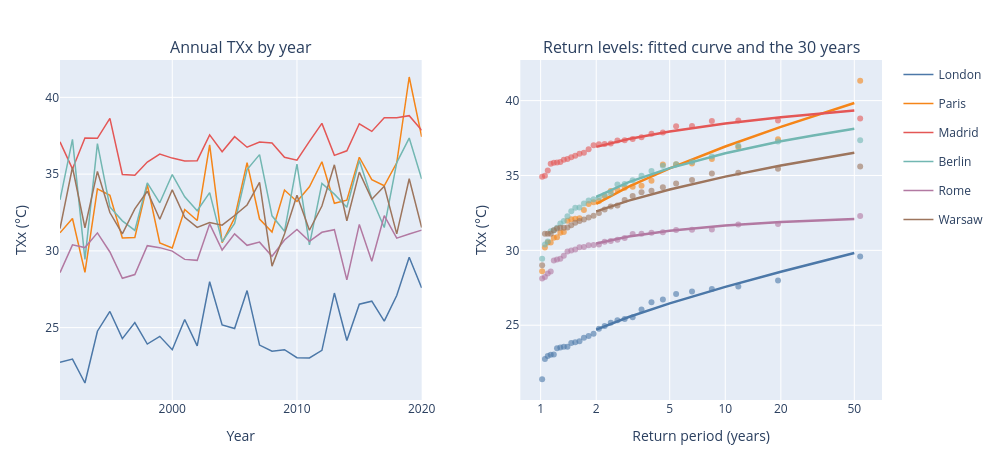

Here is the notebook cell this chart was saved with:
### Markdown cell above
## 4. Look closer: the 30 values behind a curve

Nothing here is hidden: `annual_extremes()` returns the exact per-year, per-cell values the fit saw. For each city below (using the nearest ERA5 land cell), the dots are its 30 annual TXx values placed at their empirical return periods, and the line is the fitted curve read back through the evaluator. A heat-wave year such as 2003 or 2019 shows up as the top dots.

### Code cell
annual = txx_plan.annual_extremes().to_pandas()
CURVE_RPS = [2, 3, 5, 10, 20, 30, 50]


cells = annual[["latitude", "longitude"]].drop_duplicates().to_numpy()


def nearest_land_cell(lon, lat):
    # ERA5 here is a 1.5-degree grid with sea cells masked out, so a coastal
    # city may sit in a masked cell: use the nearest cell that has a record.
    distance = (cells[:, 0] - lat) ** 2 + ((cells[:, 1] - lon) * np.cos(np.radians(lat))) ** 2
    return tuple(cells[distance.argmin()])


NEAREST = {city: nearest_land_cell(lon, lat) for city, (lon, lat) in CITIES.items()}
curve_assets = pa.table({
    "asset_id": list(NEAREST),
    "longitude": [lon for _, lon in NEAREST.values()],
    "latitude": [lat for lat, _ in NEAREST.values()],
})
txx.for_assets(curve_assets).return_periods(CURVE_RPS).write_parquet(
    DATA_DIR / "era5_txx_city_curves.parquet"
)
curves = pq.read_table(DATA_DIR / "era5_txx_city_curves.parquet").to_pandas().set_index("asset_id")

fig = make_subplots(
    rows=1, cols=2, column_widths=[0.5, 0.5], horizontal_spacing=0.12,
    subplot_titles=("Annual TXx by year", "Return levels: fitted curve and the 30 years"),
)
colors = {"London": "#4C78A8", "Paris": "#F58518", "Madrid": "#E45756",
          "Berlin": "#72B7B2", "Rome": "#B279A2", "Warsaw": "#9D755D"}
for city, (lon, lat) in CITIES.items():
    cell_lat, cell_lon = NEAREST[city]
    series = annual[(annual["latitude"] == cell_lat) & (annual["longitude"] == cell_lon)].sort_values("year")
    fig.add_trace(go.Scatter(x=series["year"], y=series["value"], mode="lines", name=city,
                             line=dict(color=colors[city], width=1.5), legendgroup=city), row=1, col=1)
    periods, values = plotting_position_curve(series["value"].to_numpy(), "upper")
    fig.add_trace(go.Scatter(x=periods, y=values, mode="markers", name=f"{city} (years)",
                             marker=dict(color=colors[city], size=6, opacity=0.6),
                             legendgroup=city, showlegend=False), row=1, col=2)
    fig.add_trace(go.Scatter(x=CURVE_RPS, y=[curves.loc[city, f"value_rp{rp}"] for rp in CURVE_RPS],
                             mode="lines", line=dict(color=colors[city], width=2.5),
                             legendgroup=city, showlegend=False), row=1, col=2)
fig.update_xaxes(title_text="Year", row=1, col=1)
fig.update_xaxes(
    title_text="Return period (years)", type="log",
    tickmode="array", tickvals=[1, 2, 5, 10, 20, 50],
    ticktext=["1", "2", "5", "10", "20", "50"], row=1, col=2,
)
fig.update_yaxes(title_text="TXx (°C)", row=1, col=1)
fig.update_yaxes(title_text="TXx (°C)", row=1, col=2)
fig.update_layout(margin=dict(l=60, r=20, t=60, b=60), width=1000, height=460)
fig.show()

hottest = annual.loc[annual.groupby(["latitude", "longitude"])["value"].idxmax(), "year"].value_counts().head(4)
print("Years most often hottest across the area's cells:", {int(year): int(count) for year, count in hottest.items()})

### Figure 1 — Plotly figure (JSON) as saved in the notebook; plotly's stock layout.template omitted (floating-point values rounded to 4 significant figures)
{"data": [{"legendgroup": "London", "line": {"color": "#4C78A8", "width": 1.5}, "mode": "lines", "name": "London", "type": "scatter", "x": [1991, 1992, 1993, 1994, 1995, 1996, 1997, 1998, 1999, 2000, 2001, 2002, 2003, 2004, 2005, 2006, 2007, 2008, 2009, 2010, 2011, 2012, 2013, 2014, 2015, 2016, 2017, 2018, 2019, 2020], "xaxis": "x", "y": [22.75, 22.95, 21.39, 24.77, 26.05, 24.28, 25.33, 23.93, 24.43, 23.56, 25.53, 23.81, 27.99, 25.17, 24.94, 27.41, 23.86, 23.47, 23.56, 23.04, 23.03, 23.52, 27.25, 24.16, 26.53, 26.72, 25.42, 27.09, 29.59, 27.59], "yaxis": "y"}, {"legendgroup": "London", "marker": {"color": "#4C78A8", "opacity": 0.6, "size": 6}, "mode": "markers", "name": "London (years)", "showlegend": false, "type": "scatter", "x": [1.019, 1.055, 1.093, 1.134, 1.178, 1.226, 1.278, 1.335, 1.397, 1.465, 1.54, 1.623, 1.715, 1.819, 1.936, 2.069, 2.221, 2.398, 2.606, 2.852, 3.151, 3.519, 3.984, 4.591, 5.417, 6.605, 8.461, 11.77, 19.31, 53.79], "xaxis": "x2", "y": [21.39, 22.75, 22.95, 23.03, 23.04, 23.47, 23.52, 23.56, 23.56, 23.81, 23.86, 23.93, 24.16, 24.28, 24.43, 24.77, 24.94, 25.17, 25.33, 25.42, 25.53, 26.05, 26.53, 26.72, 27.09, 27.25, 27.41, 27.59, 27.99, 29.59], "yaxis": "y2"}, {"legendgroup": "London", "line": {"color": "#4C78A8", "width": 2.5}, "mode": "lines", "showlegend": false, "type": "scatter", "x": [2, 3, 5, 10, 20, 30, 50], "xaxis": "x2", "y": [24.71, 25.55, 26.46, 27.56, 28.57, 29.14, 29.82], "yaxis": "y2"}, {"legendgroup": "Paris", "line": {"color": "#F58518", "width": 1.5}, "mode": "lines", "name": "Paris", "type": "scatter", "x": [1991, 1992, 1993, 1994, 1995, 1996, 1997, 1998, 1999, 2000, 2001, 2002, 2003, 2004, 2005, 2006, 2007, 2008, 2009, 2010, 2011, 2012, 2013, 2014, 2015, 2016, 2017, 2018, 2019, 2020], "xaxis": "x", "y": [31.18, 32.11, 28.6, 34.04, 33.62, 30.84, 30.87, 34.31, 30.52, 30.19, 32.69, 31.98, 36.91, 30.53, 32.15, 35.75, 32.07, 31.22, 33.96, 33.21, 34.18, 35.81, 33.1, 33.3, 36.1, 34.64, 34.24, 35.73, 41.33, 37.42], "yaxis": "y"}, {"legendgroup": "Paris", "marker": {"color": "#F58518", "opacity": 0.6, "size": 6}, "mode": "markers", "name": "Paris (years)", "showlegend": false, "type": "scatter", "x": [1.019, 1.055, 1.093, 1.134, 1.178, 1.226, 1.278, 1.335, 1.397, 1.465, 1.54, 1.623, 1.715, 1.819, 1.936, 2.069, 2.221, 2.398, 2.606, 2.852, 3.151, 3.519, 3.984, 4.591, 5.417, 6.605, 8.461, 11.77, 19.31, 53.79], "xaxis": "x2", "y": [28.6, 30.19, 30.52, 30.53, 30.84, 30.87, 31.18, 31.22, 31.98, 32.07, 32.11, 32.15, 32.69, 33.1, 33.21, 33.3, 33.62, 33.96, 34.04, 34.18, 34.24, 34.31, 34.64, 35.73, 35.75, 35.81, 36.1, 36.91, 37.42, 41.33], "yaxis": "y2"}, {"legendgroup": "Paris", "line": {"color": "#F58518", "width": 2.5}, "mode": "lines", "showlegend": false, "type": "scatter", "x": [2, 3, 5, 10, 20, 30, 50], "xaxis": "x2", "y": [33.1, 34.25, 35.48, 36.94, 38.25, 38.97, 39.84], "yaxis": "y2"}, {"legendgroup": "Madrid", "line": {"color": "#E45756", "width": 1.5}, "mode": "lines", "name": "Madrid", "type": "scatter", "x": [1991, 1992, 1993, 1994, 1995, 1996, 1997, 1998, 1999, 2000, 2001, 2002, 2003, 2004, 2005, 2006, 2007, 2008, 2009, 2010, 2011, 2012, 2013, 2014, 2015, 2016, 2017, 2018, 2019, 2020], "xaxis": "x", "y": [37.1, 35.34, 37.36, 37.33, 38.63, 34.98, 34.92, 35.79, 36.31, 36.04, 35.85, 35.87, 37.56, 36.46, 37.44, 36.75, 37.09, 37.02, 36.1, 35.91, 37.13, 38.31, 36.22, 36.52, 38.28, 37.78, 38.68, 38.67, 38.81, 37.86], "yaxis": "y"}, {"legendgroup": "Madrid", "marker": {"color": "#E45756", "opacity": 0.6, "size": 6}, "mode": "markers", "name": "Madrid (years)", "showlegend": false, "type": "scatter", "x": [1.019, 1.055, 1.093, 1.134, 1.178, 1.226, 1.278, 1.335, 1.397, 1.465, 1.54, 1.623, 1.715, 1.819, 1.936, 2.069, 2.221, 2.398, 2.606, 2.852, 3.151, 3.519, 3.984, 4.591, 5.417, 6.605, 8.461, 11.77, 19.31, 53.79], "xaxis": "x2", "y": [34.92, 34.98, 35.34, 35.79, 35.85, 35.87, 35.91, 36.04, 36.1, 36.22, 36.31, 36.46, 36.52, 36.75, 37.02, 37.09, 37.1, 37.13, 37.33, 37.36, 37.44, 37.56, 37.78, 37.86, 38.28, 38.31, 38.63, 38.67, 38.68, 38.81], "yaxis": "y2"}, {"legendgroup": "Madrid", "line": {"color": "#E45756", "width": 2.5}, "mode": "lines", "showlegend": false, "type": "scatter", "x": [2, 3, 5, 10, 20, 30, 50], "xaxis": "x2", "y": [36.91, 37.43, 37.93, 38.47, 38.89, 39.1, 39.34], "yaxis": "y2"}, {"legendgroup": "Berlin", "line": {"color": "#72B7B2", "width": 1.5}, "mode": "lines", "name": "Berlin", "type": "scatter", "x": [1991, 1992, 1993, 1994, 1995, 1996, 1997, 1998, 1999, 2000, 2001, 2002, 2003, 2004, 2005, 2006, 2007, 2008, 2009, 2010, 2011, 2012, 2013, 2014, 2015, 2016, 2017, 2018, 2019, 2020], "xaxis": "x", "y": [33.32, 37.27, 29.44, 36.99, 32.86, 31.95, 31.34, 34.43, 33.13, 34.97, 33.53, 32.62, 33.79, 30.59, 31.79, 35.29, 36.27, 32.28, 31.27, 35.65, 30.39, 34.39, 33.69, 32.84, 35.89, 33.42, 31.52, 35.75, 37.35, 34.69], "yaxis": "y"}, {"legendgroup": "Berlin", "marker": {"color": "#72B7B2", "opacity": 0.6, "size": 6}, "mode": "markers", "name": "Berlin (years)", "showlegend": false, "type": "scatter", "x": [1.019, 1.055, 1.093, 1.134, 1.178, 1.226, 1.278, 1.335, 1.397, 1.465, 1.54, 1.623, 1.715, 1.819, 1.936, 2.069, 2.221, 2.398, 2.606, 2.852, 3.151, 3.519, 3.984, 4.591, 5.417, 6.605, 8.461, 11.77, 19.31, 53.79], "xaxis": "x2", "y": [29.44, 30.39, 30.59, 31.27, 31.34, 31.52, 31.79, 31.95, 32.28, 32.62, 32.84, 32.86, 33.13, 33.32, 33.42, 33.53, 33.69, 33.79, 34.39, 34.43, 34.69, 34.97, 35.29, 35.65, 35.75, 35.89, 36.27, 36.99, 37.27, 37.35], "yaxis": "y2"}, {"legendgroup": "Berlin", "line": {"color": "#72B7B2", "width": 2.5}, "mode": "lines", "showlegend": false, "type": "scatter", "x": [2, 3, 5, 10, 20, 30, 50], "xaxis": "x2", "y": [33.58, 34.55, 35.49, 36.49, 37.28, 37.68, 38.12], "yaxis": "y2"}, {"legendgroup": "Rome", "line": {"color": "#B279A2", "width": 1.5}, "mode": "lines", "name": "Rome", "type": "scatter", "x": [1991, 1992, 1993, 1994, 1995, 1996, 1997, 1998, 1999, 2000, 2001, 2002, 2003, 2004, 2005, 2006, 2007, 2008, 2009, 2010, 2011, 2012, 2013, 2014, 2015, 2016, 2017, 2018, 2019, 2020], "xaxis": "x", "y": [28.59, 30.39, 30.22, 31.17, 29.93, 28.21, 28.46, 30.34, 30.21, 29.99, 29.44, 29.38, 31.76, 30.06, 31.11, 30.36, 30.57, 29.65, 30.7, 31.4, 30.62, 31.21, 31.38, 28.11, 31.72, 29.32, 32.29, 30.83, 31.1, 31.35], "yaxis": "y"}, {"legendgroup": "Rome", "marker": {"color": "#B279A2", "opacity": 0.6, "size": 6}, "mode": "markers", "name": "Rome (years)", "showlegend": false, "type": "scatter", "x": [1.019, 1.055, 1.093, 1.134, 1.178, 1.226, 1.278, 1.335, 1.397, 1.465, 1.54, 1.623, 1.715, 1.819, 1.936, 2.069, 2.221, 2.398, 2.606, 2.852, 3.151, 3.519, 3.984, 4.591, 5.417, 6.605, 8.461, 11.77, 19.31, 53.79], "xaxis": "x2", "y": [28.11, 28.21, 28.46, 28.59, 29.32, 29.38, 29.44, 29.65, 29.93, 29.99, 30.06, 30.21, 30.22, 30.34, 30.36, 30.39, 30.57, 30.62, 30.7, 30.83, 31.1, 31.11, 31.17, 31.21, 31.35, 31.38, 31.4, 31.72, 31.76, 32.29], "yaxis": "y2"}, {"legendgroup": "Rome", "line": {"color": "#B279A2", "width": 2.5}, "mode": "lines", "showlegend": false, "type": "scatter", "x": [2, 3, 5, 10, 20, 30, 50], "xaxis": "x2", "y": [30.45, 30.92, 31.31, 31.67, 31.9, 32.0, 32.1], "yaxis": "y2"}, {"legendgroup": "Warsaw", "line": {"color": "#9D755D", "width": 1.5}, "mode": "lines", "name": "Warsaw", "type": "scatter", "x": [1991, 1992, 1993, 1994, 1995, 1996, 1997, 1998, 1999, 2000, 2001, 2002, 2003, 2004, 2005, 2006, 2007, 2008, 2009, 2010, 2011, 2012, 2013, 2014, 2015, 2016, 2017, 2018, 2019, 2020], "xaxis": "x", "y": [31.46, 35.45, 31.51, 35.18, 32.5, 31.1, 32.73, 33.89, 32.06, 33.98, 32.19, 31.53, 31.85, 31.67, 32.31, 32.99, 34.46, 29.0, 31.1, 33.63, 31.34, 32.92, 35.61, 31.96, 35.13, 33.36, 34.21, 31.11, 34.7, 31.52], "yaxis": "y"}, {"legendgroup": "Warsaw", "marker": {"color": "#9D755D", "opacity": 0.6, "size": 6}, "mode": "markers", "name": "Warsaw (years)", "showlegend": false, "type": "scatter", "x": [1.019, 1.055, 1.093, 1.134, 1.178, 1.226, 1.278, 1.335, 1.397, 1.465, 1.54, 1.623, 1.715, 1.819, 1.936, 2.069, 2.221, 2.398, 2.606, 2.852, 3.151, 3.519, 3.984, 4.591, 5.417, 6.605, 8.461, 11.77, 19.31, 53.79], "xaxis": "x2", "y": [29.0, 31.1, 31.1, 31.11, 31.34, 31.46, 31.51, 31.52, 31.53, 31.67, 31.85, 31.96, 32.06, 32.19, 32.31, 32.5, 32.73, 32.92, 32.99, 33.36, 33.63, 33.89, 33.98, 34.21, 34.46, 34.7, 35.13, 35.18, 35.45, 35.61], "yaxis": "y2"}, {"legendgroup": "Warsaw", "line": {"color": "#9D755D", "width": 2.5}, "mode": "lines", "showlegend": false, "type": "scatter", "x": [2, 3, 5, 10, 20, 30, 50], "xaxis": "x2", "y": [32.6, 33.32, 34.07, 34.92, 35.66, 36.06, 36.52], "yaxis": "y2"}], "layout": {"annotations": [{"font": {"size": 16}, "showarrow": false, "text": "Annual TXx by year", "x": 0.22, "xanchor": "center", "xref": "paper", "y": 1.0, "yanchor": "bottom", "yref": "paper"}, {"font": {"size": 16}, "showarrow": false, "text": "Return levels: fitted curve and the 30 years", "x": 0.78, "xanchor": "center", "xref": "paper", "y": 1.0, "yanchor": "bottom", "yref": "paper"}], "height": 460, "margin": {"b": 60, "l": 60, "r": 20, "t": 60}, "width": 1000, "xaxis": {"anchor": "y", "domain": [0.0, 0.44], "title": {"text": "Year"}}, "xaxis2": {"anchor": "y2", "domain": [0.56, 1.0], "tickmode": "array", "ticktext": ["1", "2", "5", "10", "20", "50"], "tickvals": [1, 2, 5, 10, 20, 50], "title": {"text": "Return period (years)"}, "type": "log"}, "yaxis": {"anchor": "x", "domain": [0.0, 1.0], "title": {"text": "TXx (°C)"}}, "yaxis2": {"anchor": "x2", "domain": [0.0, 1.0], "title": {"text": "TXx (°C)"}}}}
